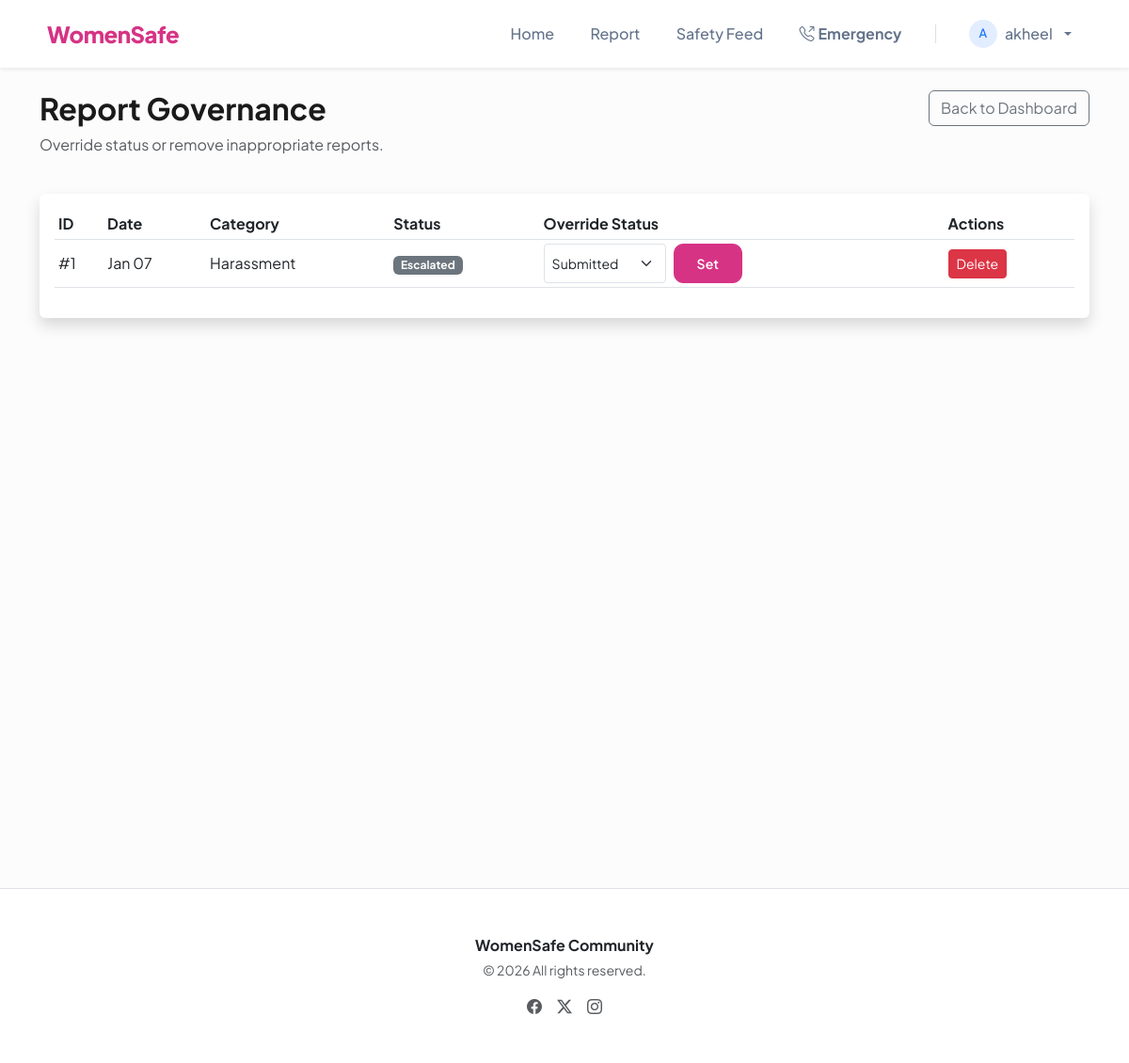
/panel/reports/ (signed in), run on the app's committed database.
### accounts/models.py (models this page shows, shortened)
class User(AbstractUser):
    is_moderator = models.BooleanField(default=False, help_text="Designates whether this user can moderate reports.")
    phone_number = models.CharField(max_length=15, blank=True, null=True)

### reports/models.py (models this page shows, shortened)
class Report(models.Model):
    CATEGORY_CHOICES = [
        ('harassment', 'Harassment'),
        ('domestic_violence', 'Domestic Violence'),
        ('unsafe_area', 'Unsafe Zone'),
        ('suspicious_activity', 'Suspicious Activity'),
        ('emergency', 'Emergency/SOS'),
        ('other', 'Other'),
    ]
    STATUS_CHOICES = [
        ('submitted', 'Submitted'),
        ('under_review', 'Under Review'),
        ('responded', 'Responded'),
        ('escalated', 'Escalated'),
        ('resolved', 'Resolved'),
        ('rejected', 'Rejected'),
    ]
    user = models.ForeignKey(settings.AUTH_USER_MODEL, on_delete=models.SET_NULL, null=True, blank=True, related_name='reports')
    category = models.CharField(max_length=50, choices=CATEGORY_CHOICES)
    description = models.TextField()
    location_text = models.CharField(max_length=255, help_text="e.g., Near City Center Bus Stop")
    location_lat = models.DecimalField(max_digits=9, decimal_places=6, null=True, blank=True)
    location_lng = models.DecimalField(max_digits=9, decimal_places=6, null=True, blank=True)
    is_anonymous = models.BooleanField(default=False, help_text="If checked, your identity will be hidden from moderators.")
    status = models.CharField(max_length=20, choices=STATUS_CHOICES, default='submitted')
    created_at = models.DateTimeField(auto_now_add=True)
    updated_at = models.DateTimeField(auto_now=True)

### admin_panel/views.py (the view, shortened to what this page needs)
# urls.py: path('reports/', views.report_management, name='report_management'),
@user_passes_test(is_admin, login_url='login')
def report_management(request):
    reports = Report.objects.all().order_by('-created_at')
    return render(request, 'admin_panel/reports.html', {'reports': reports})

### admin_panel/views.py (called while the page is built)
def is_admin(user):
    return user.is_authenticated and (user.groups.filter(name='Admins').exists() or user.is_superuser)

### templates/admin_panel/reports.html (shortened to what this page needs)
{% extends 'base.html' %}
{% block content %}
<div class="row mb-4">
    <div class="col-md-9">
        <h2 class="fw-bold">Report Governance</h2>
        <p class="text-muted">Override status or remove inappropriate reports.</p>
    </div>
    <div class="col-md-3 text-end">
        <a href="{% url 'admin_analytics' %}" class="btn btn-outline-secondary">Back to Dashboard</a>
    </div>
</div>
<div class="card shadow border-0">
    <div class="card-body">
        <div class="table-responsive">
            <table class="table table-sm align-middle">
                <thead>
                    <tr>
                        <th>ID</th>
                        <th>Date</th>
                        <th>Category</th>
                        <th>Status</th>
                        <th>Override Status</th>
                        <th>Actions</th>
                    </tr>
                </thead>
                <tbody>
                    {% for report in reports %}
                    <tr>
                        <td>#{{ report.id }}</td>
                        <td>{{ report.created_at|date:"M d" }}</td>
                        <td>{{ report.get_category_display }}</td>
                        <td>
                            <span class="badge bg-secondary">{{ report.get_status_display }}</span>
                        </td>
                        <td>
                            <form method="post" class="d-flex gap-2">
                                <select name="status" class="form-select form-select-sm" style="width: 130px;">
                                    <option value="submitted">Submitted</option>
                                </select>
                                <button type="submit" class="btn btn-sm btn-primary">Set</button>
                            </form>
                        </td>
                        <td>
                            <form method="post"
                                onsubmit="return confirm('Are you sure you want to delete this report permanently?');">
                                <button type="submit" name="action" value="delete"
                                    class="btn btn-sm btn-danger">Delete</button>
                            </form>
                        </td>
                    </tr>
                    {% empty %}
                    <tr>
                        <td colspan="6" class="text-center">No reports found.</td>
                    </tr>
                    {% endfor %}
                </tbody>
            </table>
        </div>
    </div>
</div>
{% endblock %}

### templates/base.html (shortened to what this page needs)
<!DOCTYPE html>
<html lang="en">
<head>
    <link href="https://cdn.jsdelivr.net/npm/bootstrap@5.3.0/dist/css/bootstrap.min.css" rel="stylesheet">
    <link href="https://cdn.jsdelivr.net/npm/bootstrap-icons@1.11.0/font/bootstrap-icons.css" rel="stylesheet">
</head>
<body>
    <nav class="navbar navbar-expand-lg navbar-light bg-white sticky-top shadow-sm">
        <div class="container">
            <a class="navbar-brand d-flex align-items-center" href="/">
                WomenSafe
            </a>
            <div class="collapse navbar-collapse" id="navbarNav">
                <ul class="navbar-nav ms-auto align-items-center">
                    <li class="nav-item">
                        <a class="nav-link {% if request.path == '/' %}active{% endif %}" href="/">Home</a>
                    </li>
                    <li class="nav-item">
                        <a class="nav-link {% if 'create' in request.path %}active{% endif %}" href="{% url 'create_report' %}">Report</a>
                    </li>
                    <li class="nav-item">
                        <a class="nav-link {% if 'awareness' in request.path %}active{% endif %}" href="{% url 'awareness_feed' %}">Safety Feed</a>
                    </li>
                    <li class="nav-item">
                        <a class="nav-link text-danger fw-bold {% if 'emergency' in request.path %}active{% endif %}" href="{% url 'emergency_contacts' %}">
                            <i class="bi bi-telephone-outbound me-1"></i>Emergency
                        </a>
                    </li>
                    {% if user.is_authenticated %}
                        <li class="nav-item dropdown">
                            <a class="nav-link dropdown-toggle d-flex align-items-center gap-2" href="#" id="userDropdown" role="button" data-bs-toggle="dropdown">
                                <div class="bg-soft-primary rounded-circle d-flex align-items-center justify-content-center" style="width: 30px; height: 30px; font-size: 0.8rem;">
                                    {{ user.username|slice:":1"|upper }}
                                </div>
                                {{ user.username }}
                            </a>
                        </li>
                    {% endif %}
                </ul>
            </div>
        </div>
    </nav>
    <main class="container mt-4 min-vh-100">
        {% block content %}{% endblock %}
    </main>
    <footer class="bg-white py-5 mt-5 border-top">
        <div class="container text-center">
            <p class="text-dark fw-bold mb-1">WomenSafe Community</p>
            <p class="text-muted small">&copy; {% now "Y" %} All rights reserved.</p>
            <div class="d-flex justify-content-center gap-3 mt-3">
                <a href="#" class="text-muted"><i class="bi bi-facebook"></i></a>
                <a href="#" class="text-muted"><i class="bi bi-twitter-x"></i></a>
                <a href="#" class="text-muted"><i class="bi bi-instagram"></i></a>
            </div>
        </div>
    </footer>
</body>
</html>

### templates/base.html (style rules this page uses)
:root { --ws-pink: #d63384; --ws-pink-hover: #bc2a71; --ws-light-pink: #fdf2f8; }
body { font-family: 'Plus Jakarta Sans', sans-serif; background-color: #fcfcfd; color: #1a1a1a; }
.navbar { padding: 0.8rem 0; transition: all 0.3s ease; }
.navbar-brand { font-weight: 800; letter-spacing: -0.5px; color: var(--ws-pink) !important; font-size: 1.5rem; }
.nav-link { font-weight: 500; color: #64748b !important; padding: 0.5rem 1.2rem !important; border-radius: 8px; transition: all 0.2s ease; position: relative; }
.btn-primary { background-color: var(--ws-pink); border-color: var(--ws-pink); font-weight: 600; padding: 0.6rem 1.5rem; border-radius: 10px; }
.bg-soft-primary { background-color: rgba(13, 110, 253, 0.12) !important; color: #0d6efd !important; }

### data on the page
User: username "A", username "akheel"
Report: id "1", created_at "Jan 07", category "Harassment", status "Escalated"
